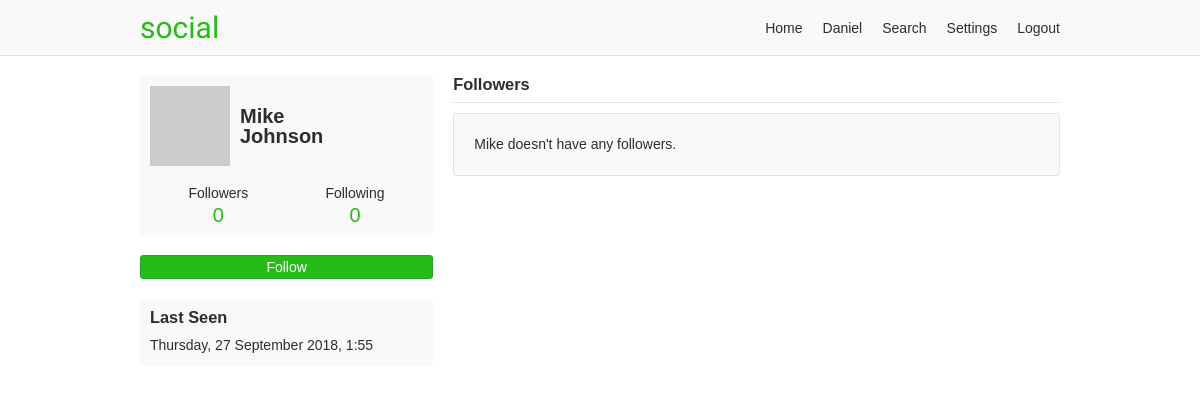
Before: /5e5106947a30693ee8a566d9528cb0e0/followers (signed in) with the older database file.
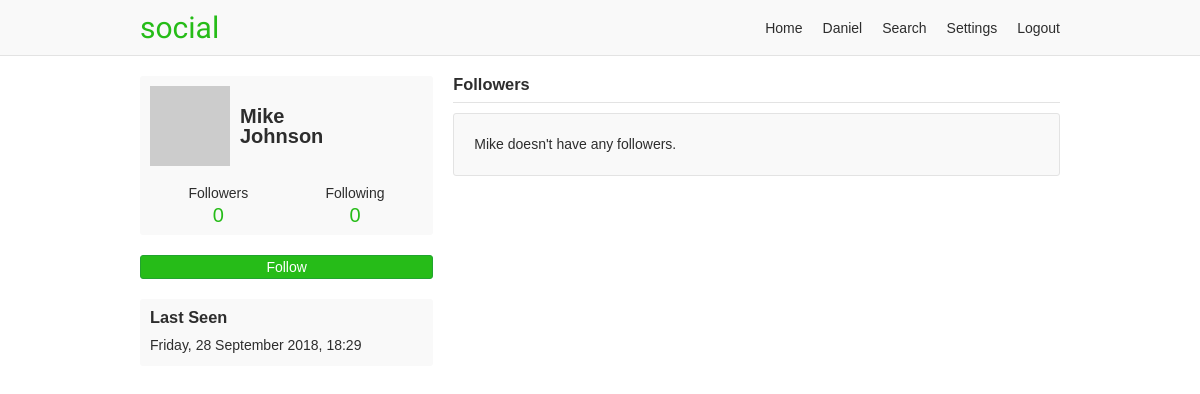
After: the same page with the newer database file.
### app/users/models/user.py (models this page shows, shortened)
class User(UserMixin, db.Model, BaseModel):
    username = db.Column(db.String(35), nullable=False, unique=True)
    email = db.Column(db.String(255), nullable=False, unique=True)
    password = db.Column(db.String(128), nullable=False)
    first_name = db.Column(db.String(35), nullable=False)
    last_name = db.Column(db.String(35), nullable=False)
    about_me = db.Column(db.Text)
    last_seen = db.Column(db.DateTime, default=datetime.utcnow)
    posts_per_page = db.Column(db.Integer, default=10, nullable=False)
    full_name = column_property(first_name + " " + last_name)
    followed = db.relationship(
        'User',
        secondary=followers,
        primaryjoin='followers.c.follower_id == User.id',
        secondaryjoin='followers.c.followed_id == User.id',
        backref=db.backref('followers', lazy='dynamic'),
        lazy='dynamic')
    post_author = db.relationship(
        'Post',
        foreign_keys='Post.author_id',
        backref='author', lazy='dynamic')
    post_recipient = db.relationship(
        'Post',
        foreign_keys='Post.recipient_id',
        backref='recipient', lazy='dynamic')
    def is_following(self, user):
        return self.followed.filter(
            followers.c.followed_id == user.id).count() > 0
    @property
    def get_followers(self):
        return self.followers.filter_by(active=True)
    @property
    def get_followed(self):
        return self.followed.filter_by(active=True)
    def avatar(self, size):
        digest = md5(self.email.lower().encode('utf-8')).hexdigest()
        return 'https://www.gravatar.com/avatar/{}?d=monsterid&s={}'.format(
            digest, size)

### app/users/views.py (the view)
@users.route('/<username>/followers', methods=['GET', 'POST'])
@login_required
def followers(username):
    user = User.query.filter_by(username=username, active=True).first_or_404()
    page = request.args.get('page', 1, type=int)
    followers = user.get_followers.paginate(
        page, current_user.posts_per_page, False)
    return render_template('users/followers.html', user=user,
                           followers=followers)

### app/users/models/user.py (called while the page is built)
@login.user_loader
def load_user(id):
    return User.query.get(int(id))

### app/users/views.py (called while the page is built)
@users.before_request
def before_request():
    if current_user.is_authenticated:
        if not current_user.active:
            return redirect(url_for('static_views.logout'))

### app/templates/users/followers.html (shortened to what this page needs)
{% extends "/base.html" %}
{% from "/_macros.html" import render_pagination %}
{% block content %}
<div class="grid-container">
  {% include "/users/_profile-info.html" %}
  <div class="profile-content">
    <h3 class="page-sub-title">Followers</h3>
    {% if followers.items %}
    <ul class="list-users">
      {% for list_user in followers.items %}
      {% include "/users/_list-user.html" %}
      {% endfor %}
    </ul>
    {% else %}
    <p class="card">
      {% if current_user == user %}
      You do not have any followers.
      {% else %}
      {{ user.first_name }} doesn't have any followers.
      {% endif %}
    </p>
    {% endif %}
  </div>
</div>
{% endblock %}

### app/templates/users/_profile-info.html (shortened to what this page needs)
<div class="profile-aside">
  <div class="profile-info-container">
    <a class="profile-info" href="{{ url_for('users.profile', username=user.username) }}">
      <img src="{{ user.avatar(60) }}">
      <h2>{{ user.first_name }}<br>{{ user.last_name }}</h1>
    </a>
    <div class="user-numbers user-numbers-profile">
      <a href="{{ url_for('users.followers', username=user.username) }}">
        Followers <span>{{ user.get_followers.count() }}</span>
      </a>
      <a href="{{ url_for('users.following', username=user.username) }}">
        Following <span>{{ user.get_followed.count() }}</span>
      </a>
    </div>
  </div>
  {% if current_user != user %}
    {% if current_user.is_following(user) %}
    <a class="profile-follow button" href="{{ url_for('users.user_action', username=user.username, action='unfollow') }}">
      Unfollow
    </a>
    {% else %}
    <a class="profile-follow button" href="{{ url_for('users.user_action', username=user.username, action='follow') }}">
      Follow
    </a>
    {% endif %}
  {% endif %}
  {% if user.last_seen and not current_user == user %}
  <div class="last-seen-container">
    <h3>Last Seen</h3>
    <p>{{ moment(user.last_seen).format('dddd, D MMMM YYYY, H:mm') }}</p>
  </div>
  {% endif %}
</div>

Changed rows visible on the page:
changed User "Mike": last_seen "Thursday, 27 September 2018, 1:55" → "Friday, 28 September 2018, 18:29"
